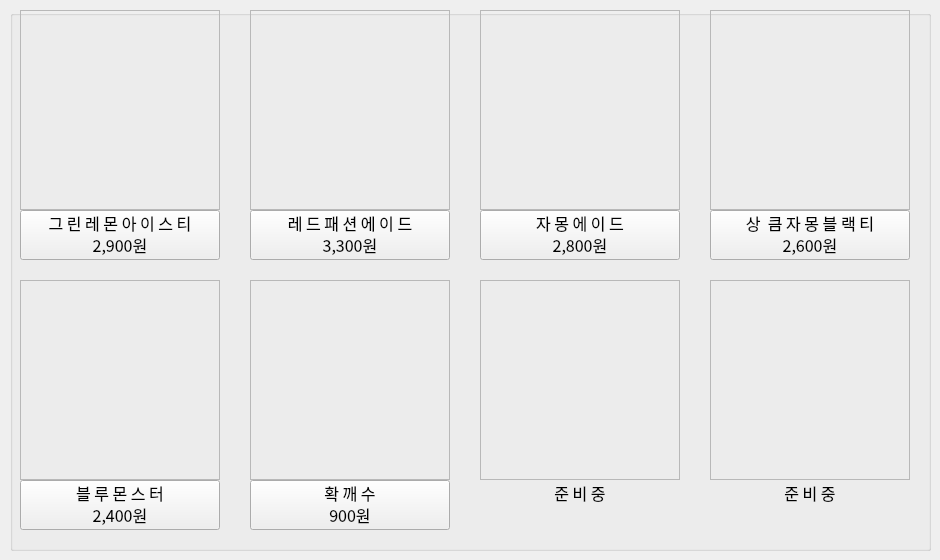
    <widget class="QWidget" name="tab_3">
     <attribute name="title">
      <string>에 이 드 &amp; 티</string>
     </attribute>
     <widget class="QGroupBox" name="groupBox_5">
      <property name="geometry">
       <rect>
        <x>10</x>
        <y>10</y>
        <width>921</width>
        <height>541</height>
       </rect>
      </property>
      <property name="title">
       <string/>
      </property>
      <property name="alignment">
       <set>Qt::AlignCenter</set>
      </property>
      <property name="flat">
       <bool>false</bool>
      </property>
      <property name="checkable">
       <bool>false</bool>
      </property>
      <widget class="QLabel" name="menu_label_49">
       <property name="geometry">
        <rect>
         <x>10</x>
         <y>200</y>
         <width>200</width>
         <height>25</height>
        </rect>
       </property>
       <property name="font">
        <font>
         <family>맑은 고딕</family>
         <pointsize>12</pointsize>
        </font>
       </property>
       <property name="text">
        <string>그 린 레 몬 아 이 스 티</string>
       </property>
       <property name="alignment">
        <set>Qt::AlignCenter</set>
       </property>
      </widget>
      <widget class="QLabel" name="menu_label_50">
       <property name="geometry">
        <rect>
         <x>10</x>
         <y>225</y>
         <width>200</width>
         <height>20</height>
        </rect>
       </property>
       <property name="font">
        <font>
         <family>맑은 고딕</family>
         <pointsize>12</pointsize>
        </font>
       </property>
       <property name="text">
        <string>2,900원</string>
       </property>
       <property name="alignment">
        <set>Qt::AlignCenter</set>
       </property>
      </widget>
      <widget class="QLabel" name="menu_label_51">
       <property name="geometry">
        <rect>
         <x>240</x>
         <y>200</y>
         <width>200</width>
         <height>25</height>
        </rect>
       </property>
       <property name="font">
        <font>
         <family>맑은 고딕</family>
         <pointsize>12</pointsize>
        </font>
       </property>
       <property name="text">
        <string>레 드 패 션 에 이 드</string>
       </property>
       <property name="alignment">
        <set>Qt::AlignCenter</set>
       </property>
      </widget>
      <widget class="QLabel" name="menu_label_52">
       <property name="geometry">
        <rect>
         <x>240</x>
         <y>225</y>
         <width>200</width>
         <height>20</height>
        </rect>
       </property>
       <property name="font">
        <font>
         <family>맑은 고딕</family>
         <pointsize>12</pointsize>
        </font>
       </property>
       <property name="text">
        <string>3,300원</string>
       </property>
       <property name="alignment">
        <set>Qt::AlignCenter</set>
       </property>
      </widget>
      <widget class="QLabel" name="menu_label_53">
       <property name="geometry">
        <rect>
         <x>470</x>
         <y>225</y>
         <width>200</width>
         <height>20</height>
        </rect>
       </property>
       <property name="font">
        <font>
         <family>맑은 고딕</family>
         <pointsize>12</pointsize>
        </font>
       </property>
       <property name="text">
        <string>2,800원</string>
       </property>
       <property name="alignment">
        <set>Qt::AlignCenter</set>
       </property>
      </widget>
      <widget class="QLabel" name="menu_label_54">
       <property name="geometry">
        <rect>
         <x>470</x>
         <y>200</y>
         <width>200</width>
         <height>25</height>
        </rect>
       </property>
       <property name="font">
        <font>
         <family>맑은 고딕</family>
         <pointsize>12</pointsize>
        </font>
       </property>
       <property name="text">
        <string>자 몽 에 이 드</string>
       </property>
       <property name="alignment">
        <set>Qt::AlignCenter</set>
       </property>
      </widget>
      <widget class="QLabel" name="menu_label_55">
       <property name="geometry">
        <rect>
         <x>700</x>
         <y>225</y>
         <width>200</width>
         <height>20</height>
        </rect>
       </property>
       <property name="font">
        <font>
         <family>맑은 고딕</family>
         <pointsize>12</pointsize>
        </font>
       </property>
       <property name="text">
        <string>2,600원</string>
       </property>
       <property name="alignment">
        <set>Qt::AlignCenter</set>
       </property>
      </widget>
      <widget class="QLabel" name="menu_label_56">
       <property name="geometry">
        <rect>
         <x>700</x>
         <y>200</y>
         <width>200</width>
         <height>25</height>
        </rect>
       </property>
       <property name="font">
        <font>
         <family>맑은 고딕</family>
         <pointsize>12</pointsize>
        </font>
       </property>
       <property name="text">
        <string>상  큼 자 몽 블 랙 티</string>
       </property>
       <property name="alignment">
        <set>Qt::AlignCenter</set>
       </property>
      </widget>
      <widget class="QLabel" name="menu_label_57">
       <property name="geometry">
        <rect>
         <x>10</x>
         <y>495</y>
         <width>200</width>
         <height>20</height>
        </rect>
       </property>
       <property name="font">
        <font>
         <family>맑은 고딕</family>
         <pointsize>12</pointsize>
        </font>
       </property>
       <property name="text">
        <string>2,400원</string>
       </property>
       <property name="alignment">
        <set>Qt::AlignCenter</set>
       </property>
      </widget>
      <widget class="QLabel" name="menu_label_58">
       <property name="geometry">
        <rect>
         <x>10</x>
         <y>470</y>
         <width>200</width>
         <height>25</height>
        </rect>
       </property>
       <property name="font">
        <font>
         <family>맑은 고딕</family>
         <pointsize>12</pointsize>
        </font>
       </property>
       <property name="text">
        <string>블 루 몬 스 터</string>
       </property>
       <property name="alignment">
        <set>Qt::AlignCenter</set>
       </property>
      </widget>
      <widget class="QLabel" name="menu_label_59">
       <property name="geometry">
        <rect>
         <x>240</x>
         <y>495</y>
         <width>200</width>
         <height>20</height>
        </rect>
       </property>
       <property name="font">
        <font>
         <family>맑은 고딕</family>
         <pointsize>12</pointsize>
        </font>
       </property>
       <property name="text">
        <string>900원</string>
       </property>
       <property name="alignment">
        <set>Qt::AlignCenter</set>
       </property>
      </widget>
      <widget class="QLabel" name="menu_label_60">
       <property name="geometry">
        <rect>
         <x>240</x>
         <y>470</y>
         <width>200</width>
         <height>25</height>
        </rect>
       </property>
       <property name="font">
        <font>
         <family>맑은 고딕</family>
         <pointsize>12</pointsize>
        </font>
       </property>
       <property name="text">
        <string>확 깨 수</string>
       </property>
       <property name="alignment">
        <set>Qt::AlignCenter</set>
       </property>
      </widget>
      <widget class="QLabel" name="menu_label_62">
       <property name="geometry">
        <rect>
         <x>470</x>
         <y>470</y>
         <width>200</width>
         <height>25</height>
        </rect>
       </property>
       <property name="font">
        <font>
         <family>맑은 고딕</family>
         <pointsize>12</pointsize>
        </font>
       </property>
       <property name="text">
        <string>준 비 중</string>
       </property>
       <property name="alignment">
        <set>Qt::AlignCenter</set>
       </property>
      </widget>
      <widget class="QLabel" name="menu_label_64">
       <property name="geometry">
        <rect>
         <x>700</x>
         <y>470</y>
         <width>200</width>
         <height>25</height>
        </rect>
       </property>
       <property name="font">
        <font>
         <family>맑은 고딕</family>
         <pointsize>12</pointsize>
        </font>
       </property>
       <property name="text">
        <string>준 비 중</string>
       </property>
       <property name="alignment">
        <set>Qt::AlignCenter</set>
       </property>
      </widget>
      <widget class="QLabel" name="menu_a_1">
       <property name="geometry">
        <rect>
         <x>10</x>
         <y>0</y>
         <width>200</width>
         <height>200</height>
        </rect>
       </property>
       <property name="frameShape">
        <enum>QFrame::StyledPanel</enum>
       </property>
       <property name="text">
        <string/>
       </property>
       <property name="pixmap">
        <pixmap>그린레몬아이스티.png</pixmap>
       </property>
       <property name="alignment">
        <set>Qt::AlignCenter</set>
       </property>
      </widget>
      <widget class="QLabel" name="menu_a_2">
       <property name="geometry">
        <rect>
         <x>240</x>
         <y>0</y>
         <width>200</width>
         <height>200</height>
        </rect>
       </property>
       <property name="frameShape">
        <enum>QFrame::StyledPanel</enum>
       </property>
       <property name="text">
        <string/>
       </property>
       <property name="pixmap">
        <pixmap>레드패션에이드.png</pixmap>
       </property>
       <property name="alignment">
        <set>Qt::AlignCenter</set>
       </property>
      </widget>
      <widget class="QLabel" name="menu_a_3">
       <property name="geometry">
        <rect>
         <x>470</x>
         <y>0</y>
         <width>200</width>
         <height>200</height>
        </rect>
       </property>
       <property name="frameShape">
        <enum>QFrame::StyledPanel</enum>
       </property>
       <property name="text">
        <string/>
       </property>
       <property name="pixmap">
        <pixmap>자몽에이드.png</pixmap>
       </property>
       <property name="alignment">
        <set>Qt::AlignCenter</set>
       </property>
      </widget>
      <widget class="QLabel" name="menu_a_4">
       <property name="geometry">
        <rect>
         <x>700</x>
         <y>0</y>
         <width>200</width>
         <height>200</height>
        </rect>
       </property>
       <property name="frameShape">
        <enum>QFrame::StyledPanel</enum>
       </property>
       <property name="text">
        <string/>
       </property>
       <property name="pixmap">
        <pixmap>상큼자몽블랙티.png</pixmap>
       </property>
       <property name="alignment">
        <set>Qt::AlignCenter</set>
       </property>
      </widget>
      <widget class="QLabel" name="menu_a_5">
       <property name="geometry">
        <rect>
         <x>10</x>
         <y>270</y>
         <width>200</width>
         <height>200</height>
        </rect>
       </property>
       <property name="frameShape">
        <enum>QFrame::StyledPanel</enum>
       </property>
       <property name="text">
        <string/>
       </property>
       <property name="pixmap">
        <pixmap>블루몬스터.png</pixmap>
       </property>
       <property name="alignment">
        <set>Qt::AlignCenter</set>
       </property>
      </widget>
      <widget class="QLabel" name="menu_a_6">
       <property name="geometry">
        <rect>
         <x>240</x>
         <y>270</y>
         <width>200</width>
         <height>200</height>
        </rect>
       </property>
       <property name="frameShape">
        <enum>QFrame::StyledPanel</enum>
       </property>
       <property name="text">
        <string/>
       </property>
       <property name="pixmap">
        <pixmap>확깨수.png</pixmap>
       </property>
       <property name="alignment">
        <set>Qt::AlignCenter</set>
       </property>
      </widget>
      <widget class="QLabel" name="menu_a_7">
       <property name="geometry">
        <rect>
         <x>470</x>
         <y>270</y>
         <width>200</width>
         <height>200</height>
        </rect>
       </property>
       <property name="frameShape">
        <enum>QFrame::StyledPanel</enum>
       </property>
       <property name="text">
        <string/>
       </property>
       <property name="pixmap">
        <pixmap>상품준비중.png</pixmap>
       </property>
       <property name="alignment">
        <set>Qt::AlignCenter</set>
       </property>
      </widget>
      <widget class="QLabel" name="menu_a_8">
       <property name="geometry">
        <rect>
         <x>700</x>
         <y>270</y>
         <width>200</width>
         <height>200</height>
        </rect>
       </property>
       <property name="frameShape">
        <enum>QFrame::StyledPanel</enum>
       </property>
       <property name="text">
        <string/>
       </property>
       <property name="pixmap">
        <pixmap>상품준비중.png</pixmap>
       </property>
       <property name="alignment">
        <set>Qt::AlignCenter</set>
       </property>
      </widget>
      <widget class="QPushButton" name="menu_a_push_1">
       <property name="geometry">
        <rect>
         <x>10</x>
         <y>200</y>
         <width>200</width>
         <height>50</height>
        </rect>
       </property>
       <property name="text">
        <string/>
       </property>
      </widget>
      <widget class="QPushButton" name="menu_a_push_2">
       <property name="geometry">
        <rect>
         <x>240</x>
         <y>200</y>
         <width>200</width>
         <height>50</height>
        </rect>
       </property>
       <property name="text">
        <string/>
       </property>
      </widget>
      <widget class="QPushButton" name="menu_a_push_3">
       <property name="geometry">
        <rect>
         <x>470</x>
         <y>200</y>
         <width>200</width>
         <height>50</height>
        </rect>
       </property>
       <property name="text">
        <string/>
       </property>
      </widget>
      <widget class="QPushButton" name="menu_a_push_4">
       <property name="geometry">
        <rect>
         <x>700</x>
         <y>200</y>
         <width>200</width>
         <height>50</height>
        </rect>
       </property>
       <property name="text">
        <string/>
       </property>
      </widget>
      <widget class="QPushButton" name="menu_a_push_5">
       <property name="geometry">
        <rect>
         <x>10</x>
         <y>470</y>
         <width>200</width>
         <height>50</height>
        </rect>
       </property>
       <property name="text">
        <string/>
       </property>
      </widget>
      <widget class="QPushButton" name="menu_a_push_6">
       <property name="geometry">
        <rect>
         <x>240</x>
         <y>470</y>
         <width>200</width>
         <height>50</height>
        </rect>
       </property>
       <property name="text">
        <string/>
       </property>
      </widget>
      <zorder>menu_a_push_6</zorder>
      <zorder>menu_a_push_5</zorder>
      <zorder>menu_a_push_4</zorder>
      <zorder>menu_a_push_3</zorder>
      <zorder>menu_a_push_2</zorder>
      <zorder>menu_a_push_1</zorder>
      <zorder>menu_label_49</zorder>
      <zorder>menu_label_50</zorder>
      <zorder>menu_label_51</zorder>
      <zorder>menu_label_52</zorder>
      <zorder>menu_label_53</zorder>
      <zorder>menu_label_54</zorder>
      <zorder>menu_label_55</zorder>
      <zorder>menu_label_56</zorder>
      <zorder>menu_label_57</zorder>
      <zorder>menu_label_58</zorder>
      <zorder>menu_label_59</zorder>
      <zorder>menu_label_60</zorder>
      <zorder>menu_label_62</zorder>
      <zorder>menu_label_64</zorder>
      <zorder>menu_a_1</zorder>
      <zorder>menu_a_2</zorder>
      <zorder>menu_a_3</zorder>
      <zorder>menu_a_4</zorder>
      <zorder>menu_a_5</zorder>
      <zorder>menu_a_6</zorder>
      <zorder>menu_a_7</zorder>
      <zorder>menu_a_8</zorder>
     </widget>
    </widget>
